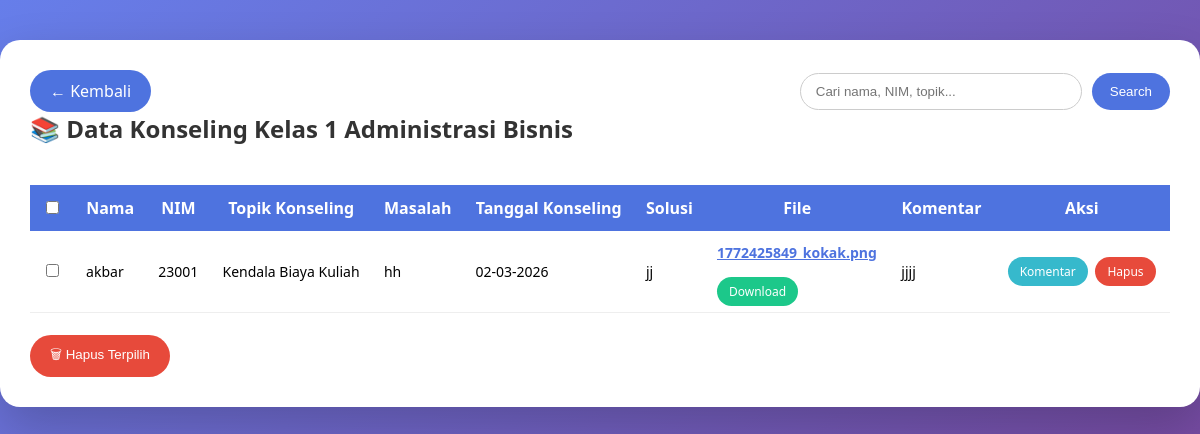
Page /lihat_tugas.php?kelas=1 Administrasi Bisnis (signed in) on the committed database.
### tables this page shows
CREATE TABLE `nilai` (
  `tanggal_nilai` timestamp NOT NULL DEFAULT current_timestamp(),
  `id` int(11) NOT NULL,
  `tugas_id` int(11) DEFAULT NULL,
  `nilai` int(3) NOT NULL,
  `komentar` text NOT NULL
);

CREATE TABLE `tugas` (
  `tanggal` date DEFAULT NULL,
  `topik` varchar(200) NOT NULL,
  `masalah` text NOT NULL,
  `solusi` text NOT NULL,
  `id` int(11) NOT NULL,
  `nama` varchar(100) NOT NULL,
  `nim` varchar(50) NOT NULL,
  `kelas` varchar(100) NOT NULL,
  `file` varchar(255) NOT NULL,
  `judul` varchar(500) NOT NULL
);

### lihat_tugas.php (the view, shortened to what this page needs)
<?php
include 'koneksi.php';
$kelas = mysqli_real_escape_string($conn, $_GET['kelas']);
$search = isset($_GET['search']) ? mysqli_real_escape_string($conn, $_GET['search']) : '';
$sql = "
SELECT tugas.*, nilai.komentar
FROM tugas
LEFT JOIN nilai ON tugas.id = nilai.tugas_id
WHERE tugas.kelas='$kelas'
";
$sql .= " ORDER BY tugas.id DESC";
$query = mysqli_query($conn,$sql);
?>
<!DOCTYPE html>
<html>
<head>
</head>
<body>
<div class="container">
<div class="top-bar">
<a class="back" href="dashboard_guru.php">← Kembali</a>
<form method="GET" class="search-box">
<input type="text" name="search" placeholder="Cari nama, NIM, topik..." value="<?= $search ?>">
<button type="submit">Search</button>
</form>
</div>
<h2>📚 Data Konseling Kelas <?= $kelas ?></h2>
<div class="table-wrapper">
<form method="POST" onsubmit="return confirm('Hapus data yang dipilih?')">
<table>
<tr>
<th><input type="checkbox" id="checkAll"></th>
<th>Nama</th>
<th>NIM</th>
<th>Topik Konseling</th>
<th>Masalah</th>
<th>Tanggal Konseling</th>
<th>Solusi</th>
<th>File</th>
<th>Komentar</th>
<th>Aksi</th>
</tr>
<?php while($row = mysqli_fetch_assoc($query)): ?>
<tr>
<td>
<input type="checkbox" name="hapus[]" value="<?= $row['id'] ?>" class="checkItem">
</td>
<td><?= $row['nama'] ?></td>
<td><?= $row['nim'] ?></td>
<td><?= $row['topik'] ?></td>
<td><?= $row['masalah'] ?></td>
<td><?= date('d-m-Y', strtotime($row['tanggal'])) ?></td>
<td><?= $row['solusi'] ?></td>
<td>
<?php $ext = strtolower(pathinfo($row['file'], PATHINFO_EXTENSION)); ?>
<a href="javascript:void(0)"
class="preview-link"
onclick="previewFile('<?= $row['file'] ?>','<?= $ext ?>')">
<?= $row['file'] ?>
</a>
<br><br>
<a class="btn download" href="upload/<?= $row['file'] ?>" download>
Download
</a>
</td>
<td>
<?= $row['komentar'] ? $row['komentar'] : '-' ?>
</td>
<td>
<a class="btn nilai-btn" href="nilai.php?id=<?= $row['id'] ?>">Komentar</a>
<a class="btn delete" href="hapus.php?id=<?= $row['id'] ?>" onclick="return confirm('Yakin hapus?')">Hapus</a>
</td>
</tr>
<?php endwhile; ?>
</table>
<br>
<button type="submit" name="hapus_terpilih" class="hapus-terpilih">
🗑 Hapus Terpilih
</button>
</form>
</div>
</div>
</body>
</html>

### lihat_tugas.php (style rules this page uses)
body { font-family:'Segoe UI',sans-serif; margin:0; background: linear-gradient(135deg,#667eea,#764ba2); }
.container { width:95%; margin:40px auto; background:white; padding:30px; border-radius:20px; box-shadow:0 20px 50px rgba(0,0,0,0.2); }
h2 { margin-top:0;color:#333 }
.top-bar { display:flex; justify-content:space-between; align-items:center; flex-wrap:wrap; gap:10px; }
.search-box { display:flex; gap:10px; }
.search-box input { padding:10px 15px; border-radius:30px; border:1px solid #ccc; outline:none; width:250px; }
.search-box button { padding:10px 18px; border:none; border-radius:30px; background:#4e73df; color:white; cursor:pointer; }
.back { padding:10px 20px; background:#4e73df; color:white; text-decoration:none; border-radius:30px; }
table { width:100%; border-collapse:collapse; margin-top:20px; }
th { background:#4e73df; color:white; padding:12px; }
td { padding:12px; border-bottom:1px solid #eee; font-size:14px; }
.btn { padding:6px 12px; color:white; text-decoration:none; border-radius:20px; font-size:12px; }
.download { background:#1cc88a }
.delete { background:#e74a3b }
.nilai-btn { background:#36b9cc }
.preview-link { color:#4e73df; font-weight:bold; }
.hapus-terpilih { background:#e74a3b; color:white; border:none; padding:10px 20px; border-radius:30px; cursor:pointer; }
td:last-child { white-space: nowrap; }
td:last-child .btn { display: inline-block; margin: 3px 2px; }
.table-wrapper { overflow-x:auto; }

### rows in the picture
nilai: tugas.nama "akbar", tugas.nim "23001", tugas.topik "Kendala Biaya Kuliah", tugas.masalah "hh", tugas.tanggal "02-03-2026", tugas.solusi "jj", tugas.file "1772425849_kokak.png", komentar "jjjj"

### other values in the picture
$kelas "1 Administrasi Bisnis"
